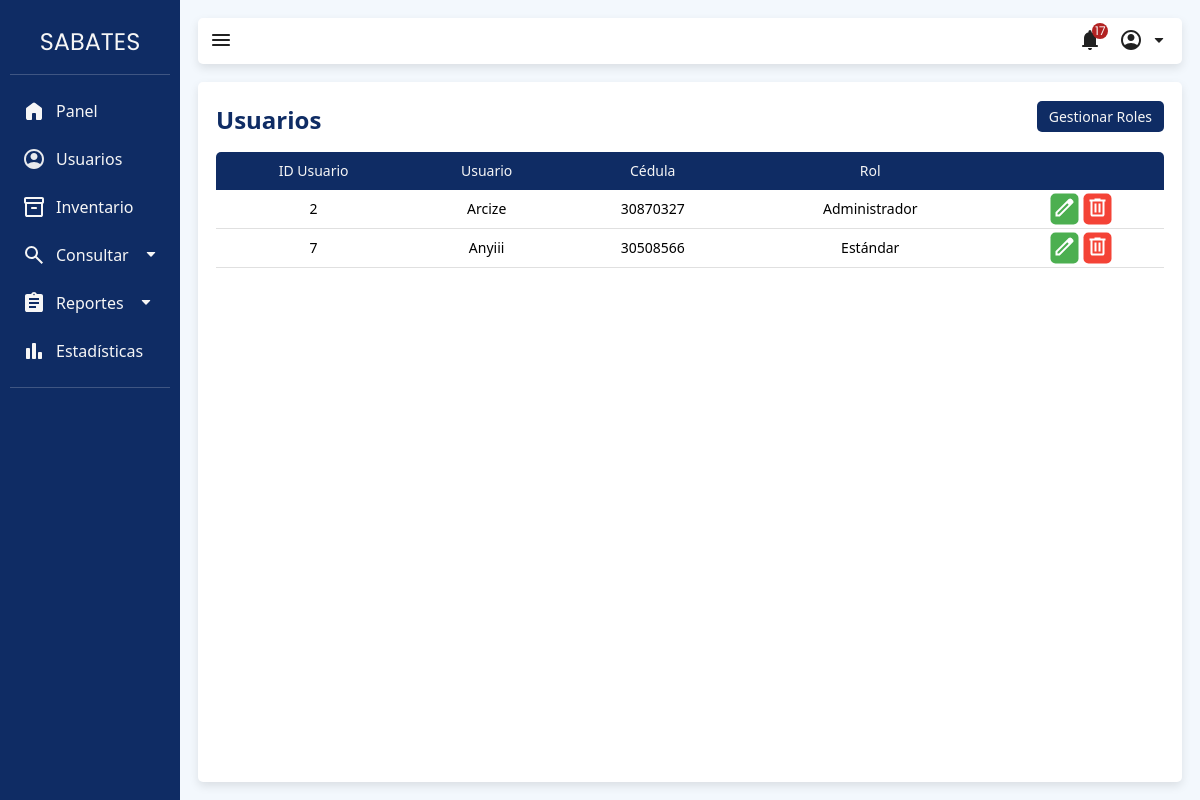
Before: /index.php?view=userTable (signed in) with the older database file.
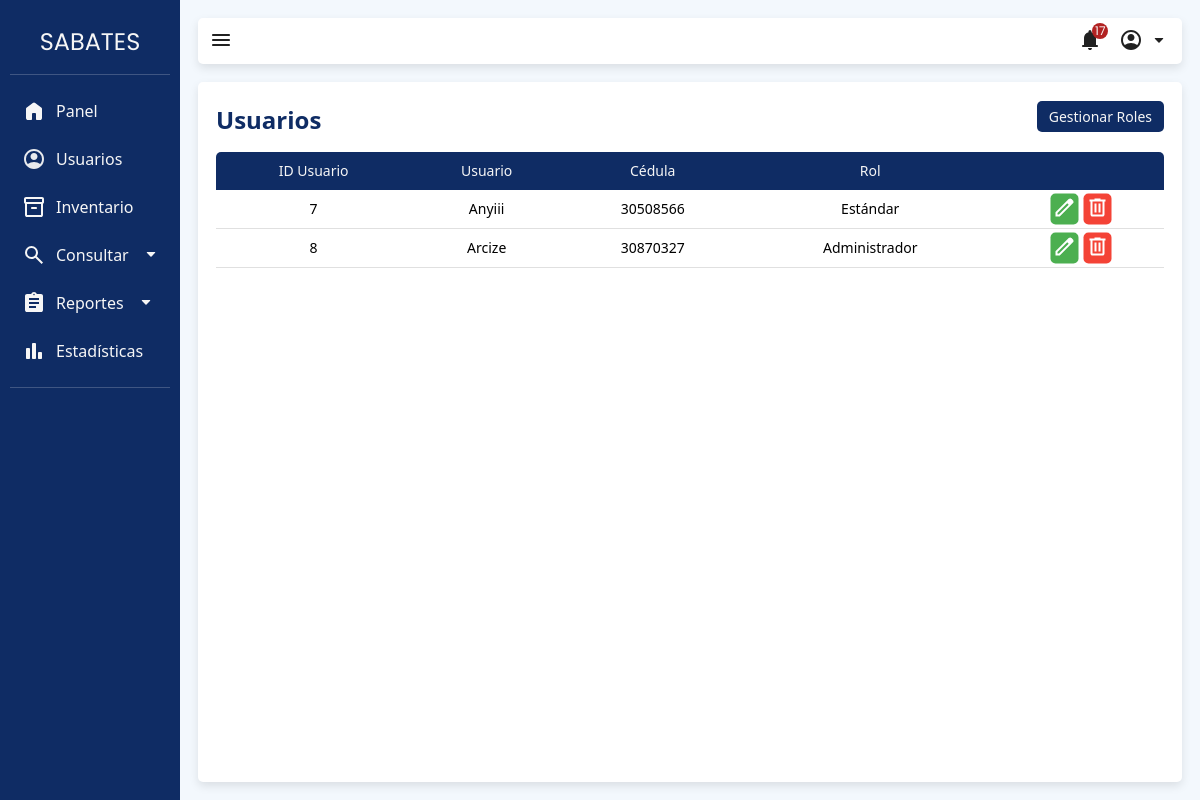
After: the same page with the newer database file.
### tables this page shows
CREATE TABLE `persona` (
  `id_persona` int(11) NOT NULL,
  `nombre` varchar(45) NOT NULL,
  `apellido` varchar(45) NOT NULL,
  `cedula` int(12) NOT NULL,
  `correo` varchar(45) NOT NULL,
  `id_departamento` int(11) NOT NULL,
  `id_sexo` int(11) NOT NULL,
  `fecha_nac` date NOT NULL,
  `id_usuario` int(11) DEFAULT NULL
);

CREATE TABLE `usuario` (
  `id_usuario` int(11) NOT NULL,
  `username` varchar(20) NOT NULL,
  `password` varchar(60) NOT NULL,
  `id_rol` int(11) NOT NULL
);

CREATE TABLE `rol` (
  `id_rol` int(11) NOT NULL,
  `rol` varchar(20) NOT NULL
);

### app/models/DB.php (called while the page is built, shortened)
<?php
class DataBase {
    protected static $instance;
    public static function getInstance() {
        if (!isset(self::$instance)) {
            try {
                $dsn = DB_MANAGER . ":host=" . DB_HOST . ";dbname=" . DB_NAME;
                self::$instance = new PDO($dsn, DB_USER, DB_PASS);
                self::$instance->setAttribute(PDO::ATTR_ERRMODE, PDO::ERRMODE_EXCEPTION);
            } catch (PDOException $e) {
                throw new Exception('Error al conectarse al servidor de BD', 0);
            }
        }
        return self::$instance;
    }
}

### app/models/userModel.php (called while the page is built, shortened)
<?php
require_once("app/models/DB.php");
class userModel
{
    private $db;
    public function __construct()
    {
        $this->db = DataBase::getInstance();
    }
    public function readAll() {
        try {
            $sql = "SELECT p.cedula, u.username, p.id_usuario, r.rol
                    FROM persona p
                    JOIN usuario u ON p.id_usuario = u.id_usuario
                    JOIN rol r on r.id_rol = u.id_rol";
            $stmt = $this->db->query($sql);
            return $stmt->fetchAll(PDO::FETCH_ASSOC);
        } catch (PDOException $e) {
            echo "Error: " . $e->getMessage();
            return [];
        }
    }
}

### app/views/content/userTable-view.php (the view)
<?php
require_once('app/models/userModel.php');
$userModel = new userModel();
$user = $userModel->readAll();
?>
<div class="view-box">
    <div class="table-heading">
        <h3 class="h3">Usuarios</h3>
        <a href="index.php?view=roleTable">
            <button class="table-button">Gestionar Roles</button>
        </a>
    </div>
    <table class="table">
        <thead class="table-head">
            <tr>
                <th scope="col">ID Usuario</th>
                <th scope="col">Usuario</th>
                <th scope="col">Cédula</th>
                <th scope="col">Rol</th>
                <th scope="col"><i></i></th>
            </tr>
        </thead>
        <tbody>
            <?php foreach ($user as $key => $item) { ?>
                <tr>
                    <td><?php echo $item["id_usuario"]; ?></td>
                    <td><?php echo $item["username"]; ?></td>
                    <td><?php echo $item["cedula"]; ?></td>
                    <td><?php echo $item["rol"]; ?></td>
                    <td class="relative-container">
                        <div class="button-container">
                            <div>
                                <a href="">
                                    <button class="crud-button edit-button">
                                        <img src="app/views/img/edit.svg" alt="Edit">
                                    </button>
                                </a>
                            </div>
                            <div>
                                <a href="">
                                    <button class="crud-button delete-button">
                                        <img src="app/views/img/delete.svg" alt="Delete">
                                    </button>
                                </a>
                            </div>
                        </div>
                    </td>
                </tr>
            <?php } ?>
        </tbody>
    </table>
</div>

Changed rows visible on the page:
removed persona: id_usuario "2", id_usuario.username "Arcize", cedula "30870327", rol.rol "Administrador"
added persona: id_usuario "8", id_usuario.username "Arcize", cedula "30870327", rol.rol "Administrador"
